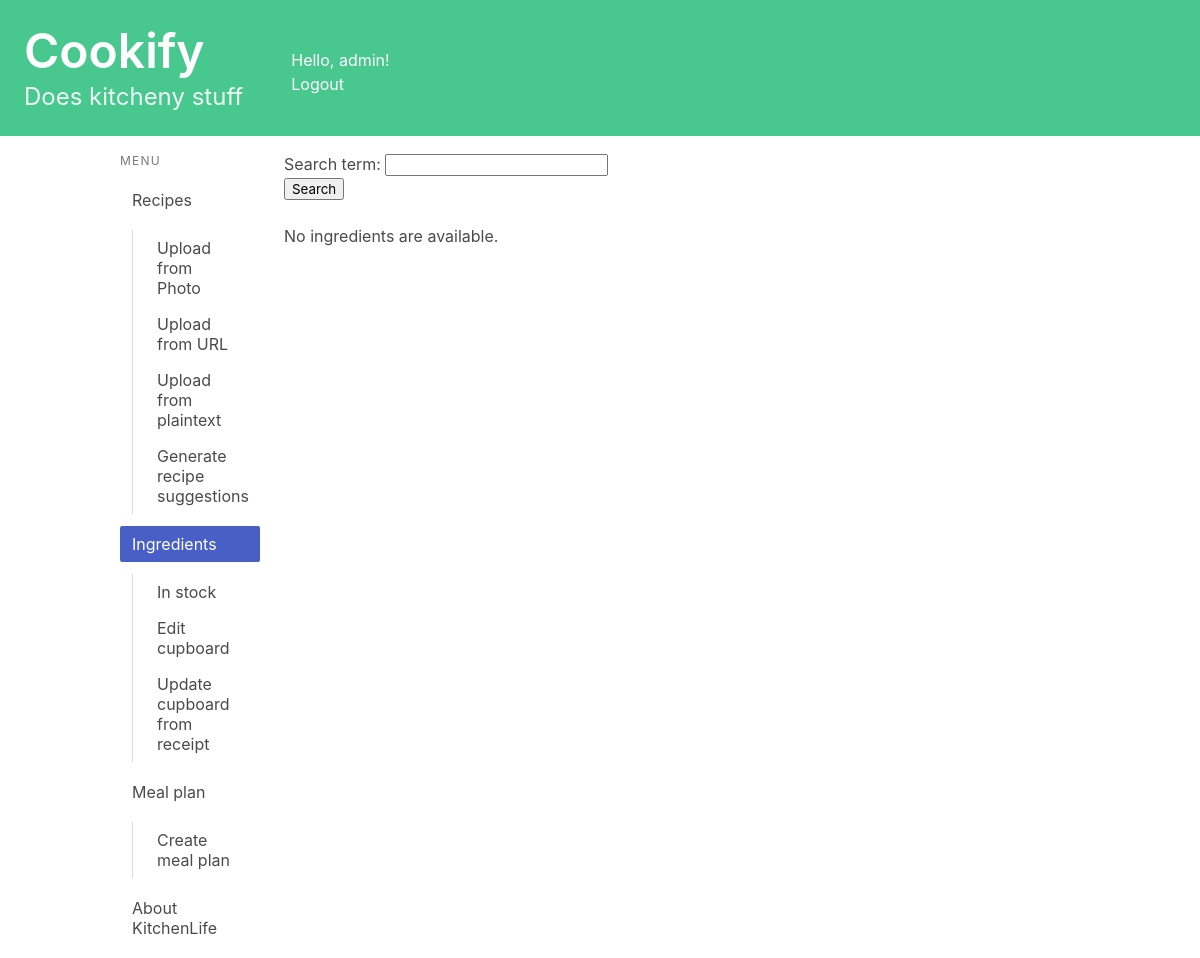
Before: /cupboard/ (signed in) with the older database file.
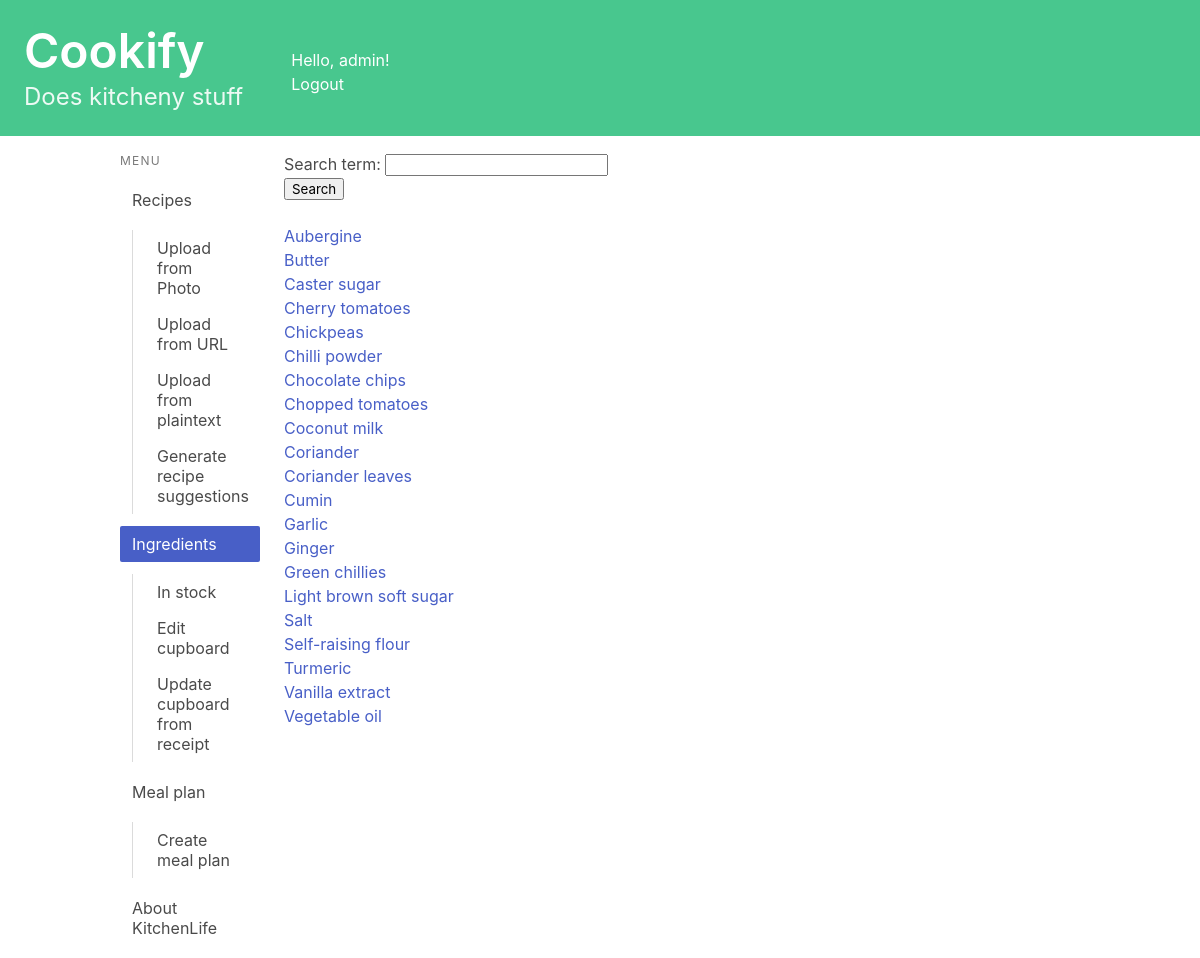
After: the same page with the newer database file.
### recipes/models.py (models this page shows, shortened)
class ProfileIngredient(models.Model):
    profile = models.ForeignKey(Profile, on_delete=models.CASCADE, related_name="profile_ingredient")
    ingredient = models.ForeignKey(Ingredient, on_delete=models.CASCADE, related_name="profile_ingredient")
    in_stock = models.BooleanField(default = False)
    date_added = models.DateTimeField(default=timezone.now)
    expiry_date = models.DateField(null=True, blank=True)
    class Meta:
        unique_together = ('profile', 'ingredient',)
        ordering = ['-expiry_date']
        get_latest_by = 'expiry_date'

### cupboard/models.py (models this page shows, shortened)
class Ingredient(models.Model):
    name = models.CharField(max_length=50)
    long_life = models.BooleanField(null= True, blank=True)
    shelf_life = models.IntegerField(null= True, blank=True)
    substitutes = models.CharField(max_length = 200, null = True, blank= True)
    category = models.CharField(max_length=60, null= True, blank=True)
    calories = models.IntegerField(default = 0)
    carbohydrates = models.FloatField(default = 0)
    sugar = models.FloatField(default = 0)
    fat = models.FloatField(default = 0)
    protein = models.FloatField(default = 0)
    fibre = models.FloatField(default = 0)
    typical_weight = models.IntegerField(null= True, blank=True)

### cupboard/views.py (the view)
# urls.py: path('', views.ingredients_index, name='ingredients_index'),
@login_required
def ingredients_index(request):
    profile = request.user.profile
    if request.method == 'POST':
        form = SearchForm(request.POST)
        if form.is_valid():
            filtered_ingredient = form.cleaned_data['search_term']
            profile_ingredient_list = profile.profile_ingredient.filter(ingredient__name__icontains=filtered_ingredient).order_by("ingredient__name")
    else:
        form = SearchForm()
        profile_ingredient_list = profile.profile_ingredient.filter().order_by("ingredient__name")
    context = {'profile_ingredient_list': profile_ingredient_list, 'form': form}
    return render(request, 'cupboard/ingredients_index.html', context)

### recipes/forms.py
class SearchForm(forms.Form):
    search_term = forms.CharField(max_length=50)

### recipes/templatetags/is_active.py (called while the page is built)
@register.simple_tag
def is_active(request, url):
    if reverse(url) == request.path:
        return "is-active"
    return ""

### cupboard/templates/cupboard/ingredients_index.html (shortened to what this page needs)
{% extends 'base.html' %}
{% block content %}
<ul>
    <form method="post">
         {{ form.as_p }}
        <button type="submit">Search</button>
    </form>
    <br>
{% if profile_ingredient_list %}
    {% for profile_ingredient in profile_ingredient_list %}
    <li><a href="{% url 'cupboard:ingredient_detail' profile_ingredient.ingredient.id %}">{{ profile_ingredient.ingredient.name }}</a></li>
    {% endfor %}
{% else %}
    <p>No ingredients are available.</p>
{% endif %}
</ul>
{% endblock content %}

### kitchenlife/templates/base.html (shortened to what this page needs)
<!DOCTYPE html>
<html lang="en">
{% load is_active %}
<head>
    <link rel="stylesheet"
          href="https://cdn.jsdelivr.net/npm/bulma@0.9.3/css/bulma.min.css">
</head>
<body>
    <a href="{% url 'index' %} ">
        <section class="hero is-small is-success mb-4">
            <div class="columns">
                <div class="column">
                    <div class="hero-body">
                        <h1 class="title is-1">Cookify</h1>
                        <p class="subtitle is-4">
                            Does kitcheny stuff
                        </p>
                    </div>
                </div>
                <div class="column">
                    <br><br>
                    Hello, {{ user.username|default:'Guest' }}!
                    <div>
                        {% if user.is_authenticated %}
                            <a href="{% url 'logout' %}">Logout</a>
                        {% else %}
                            <a href="{% url 'login' %}">Login</a>
                        {% endif %}
                    </div>
                </div>
            </div>
        </section>
    </a>
    <div class="container">
        <div class="columns">
            <div class="column is-2">
                <aside class="menu">
                  <p class="menu-label">
                    Menu
                  </p>
                  <ul class="menu-list">
                    <li>
                        <a href="{% url 'recipes:index' %}" class="{% is_active request 'recipes:index' %}">Recipes</a>
                        <ul>
                            <a href="{% url 'recipes:upload_photo' %}" class="{% is_active request 'recipes:upload_photo' %}">Upload from Photo</a>
                            <a href="{% url 'recipes:upload_url' %}" class="{% is_active request 'recipes:upload_url' %}">Upload from URL</a>
                            <a href="{% url 'recipes:upload_text' %}" class="{% is_active request 'recipes:upload_text' %}">Upload from plaintext</a>
                            <a href="{% url 'recipes:generate_recipe_suggestion' %}" class="{% is_active request 'recipes:generate_recipe_suggestion' %}">Generate recipe suggestions</a>
                        </ul>
                        <a  href="{% url 'cupboard:ingredients_index' %}" class="{% is_active request 'cupboard:ingredients_index' %}">Ingredients</a>
                        <ul>
                            <a href="{% url 'cupboard:cupboard_index' %}" class="{% is_active request 'cupboard:cupboard_index' %}">In stock</a>
                            <a href="{% url 'cupboard:edit_cupboard' %}" class="{% is_active request 'cupboard:edit_cupboard' %}">Edit cupboard</a>
                            <a href="{% url 'cupboard:edit_cupboard' %}" class="{% is_active request 'cupboard:edit_cupboard' %}">Update cupboard from receipt</a>
                        </ul>
                        <a href="{% url 'mealplan:meal_plan_index' %}" class="{% is_active request 'mealplan:meal_plan_index' %}">Meal plan</a>
                        <ul>
                            <a href="{% url 'mealplan:add_meal_plan' %}" class="{% is_active request 'mealplan:add_meal_plan' %}">Create meal plan</a>
                        </ul>
                        <a href="{% url 'about' %} " class="{% is_active request 'about' %}">About KitchenLife</a>
                    </li>
                  </ul>
                </aside>
            </div>
            <div class="column">
                {% block content %}
                {% endblock content %}
            </div>
        </div>
    </div>
</body>
</html>

Changed rows visible on the page:
added ProfileIngredient: ingredient.name "Aubergine"
added ProfileIngredient: ingredient.name "Butter"
added ProfileIngredient: ingredient.name "Caster sugar"
added ProfileIngredient: ingredient.name "Cherry tomatoes"
added ProfileIngredient: ingredient.name "Chickpeas"
added ProfileIngredient: ingredient.name "Chilli powder"
added ProfileIngredient: ingredient.name "Chocolate chips"
added ProfileIngredient: ingredient.name "Chopped tomatoes"
added ProfileIngredient: ingredient.name "Coconut milk"
added ProfileIngredient: ingredient.name "Coriander"
added ProfileIngredient: ingredient.name "Coriander leaves"
added ProfileIngredient: ingredient.name "Cumin"
added ProfileIngredient: ingredient.name "Garlic"
added ProfileIngredient: ingredient.name "Ginger"
added ProfileIngredient: ingredient.name "Green chillies"
added ProfileIngredient: ingredient.name "Light brown soft sugar"
added ProfileIngredient: ingredient.name "Salt"
added ProfileIngredient: ingredient.name "Self-raising flour"
added ProfileIngredient: ingredient.name "Turmeric"
added ProfileIngredient: ingredient.name "Vanilla extract"
added ProfileIngredient: ingredient.name "Vegetable oil"
Other visible differences:
text no longer shown: "No ingredients are available."
